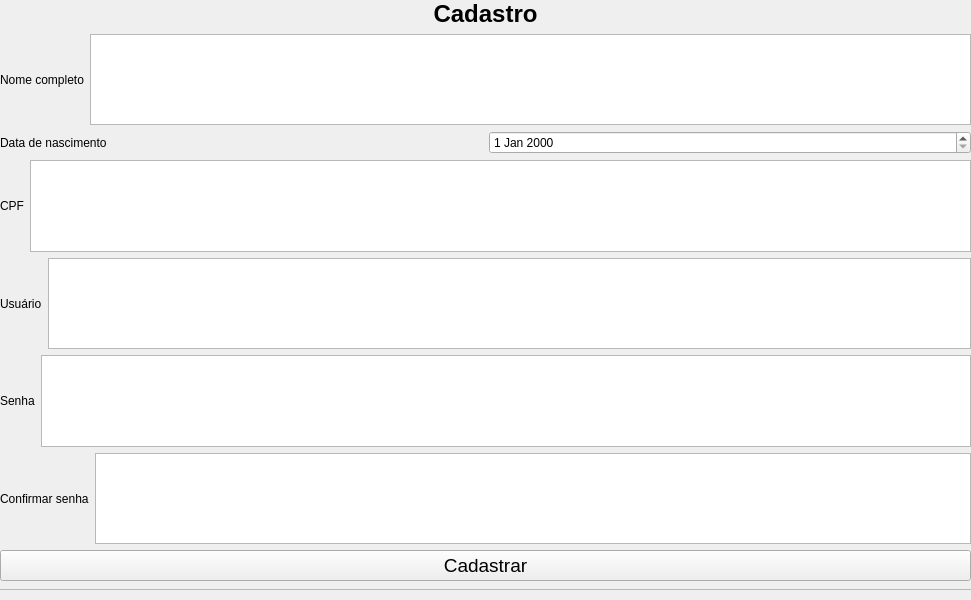
<?xml version="1.0" encoding="UTF-8"?>
<ui version="4.0">
 <class>wdg_cadastro</class>
 <widget class="QWidget" name="wdg_cadastro">
  <property name="geometry">
   <rect>
    <x>0</x>
    <y>0</y>
    <width>971</width>
    <height>600</height>
   </rect>
  </property>
  <property name="windowTitle">
   <string>Cadastro</string>
  </property>
  <widget class="QScrollArea" name="scrollArea">
   <property name="geometry">
    <rect>
     <x>-1</x>
     <y>-1</y>
     <width>981</width>
     <height>591</height>
    </rect>
   </property>
   <property name="widgetResizable">
    <bool>true</bool>
   </property>
   <widget class="QWidget" name="scrollAreaWidgetContents">
    <property name="geometry">
     <rect>
      <x>0</x>
      <y>0</y>
      <width>979</width>
      <height>589</height>
     </rect>
    </property>
    <widget class="QWidget" name="gridLayoutWidget">
     <property name="geometry">
      <rect>
       <x>0</x>
       <y>0</y>
       <width>971</width>
       <height>581</height>
      </rect>
     </property>
     <layout class="QGridLayout" name="gridLayout">
      <item row="0" column="0">
       <layout class="QVBoxLayout" name="verticalLayout">
        <item>
         <widget class="QLabel" name="label">
          <property name="font">
           <font>
            <pointsize>18</pointsize>
            <weight>75</weight>
            <bold>true</bold>
           </font>
          </property>
          <property name="text">
           <string>Cadastro</string>
          </property>
          <property name="alignment">
           <set>Qt::AlignCenter</set>
          </property>
         </widget>
        </item>
       </layout>
      </item>
      <item row="4" column="0">
       <layout class="QHBoxLayout" name="horizontalLayout_9">
        <item>
         <widget class="QLabel" name="label_9">
          <property name="text">
           <string>Usuário</string>
          </property>
         </widget>
        </item>
        <item>
         <widget class="QTextEdit" name="tb_usuario"/>
        </item>
       </layout>
      </item>
      <item row="5" column="0">
       <layout class="QHBoxLayout" name="horizontalLayout_3">
        <item>
         <widget class="QLabel" name="label_3">
          <property name="text">
           <string>Senha</string>
          </property>
         </widget>
        </item>
        <item>
         <widget class="QTextEdit" name="tb_senha"/>
        </item>
       </layout>
      </item>
      <item row="3" column="0">
       <layout class="QHBoxLayout" name="horizontalLayout_5">
        <item>
         <widget class="QLabel" name="label_5">
          <property name="text">
           <string>CPF</string>
          </property>
         </widget>
        </item>
        <item>
         <widget class="QTextEdit" name="tb_cpf"/>
        </item>
       </layout>
      </item>
      <item row="1" column="0">
       <layout class="QHBoxLayout" name="horizontalLayout_4">
        <item>
         <widget class="QLabel" name="label_4">
          <property name="text">
           <string>Nome completo</string>
          </property>
         </widget>
        </item>
        <item>
         <widget class="QTextEdit" name="tb_nome"/>
        </item>
       </layout>
      </item>
      <item row="2" column="0">
       <layout class="QHBoxLayout" name="horizontalLayout_6">
        <item>
         <widget class="QLabel" name="label_6">
          <property name="text">
           <string>Data de nascimento</string>
          </property>
         </widget>
        </item>
        <item>
         <widget class="QDateEdit" name="dbx_dataDeNascimento"/>
        </item>
       </layout>
      </item>
      <item row="7" column="0">
       <widget class="QPushButton" name="btn_cadastrar">
        <property name="font">
         <font>
          <pointsize>14</pointsize>
          <weight>50</weight>
          <bold>false</bold>
         </font>
        </property>
        <property name="text">
         <string>Cadastrar</string>
        </property>
       </widget>
      </item>
      <item row="6" column="0">
       <layout class="QHBoxLayout" name="horizontalLayout">
        <item>
         <widget class="QLabel" name="label_2">
          <property name="text">
           <string>Confirmar senha</string>
          </property>
         </widget>
        </item>
        <item>
         <widget class="QTextEdit" name="tb_senhaConfirma"/>
        </item>
       </layout>
      </item>
     </layout>
    </widget>
   </widget>
  </widget>
 </widget>
 <resources/>
 <connections/>
</ui>
